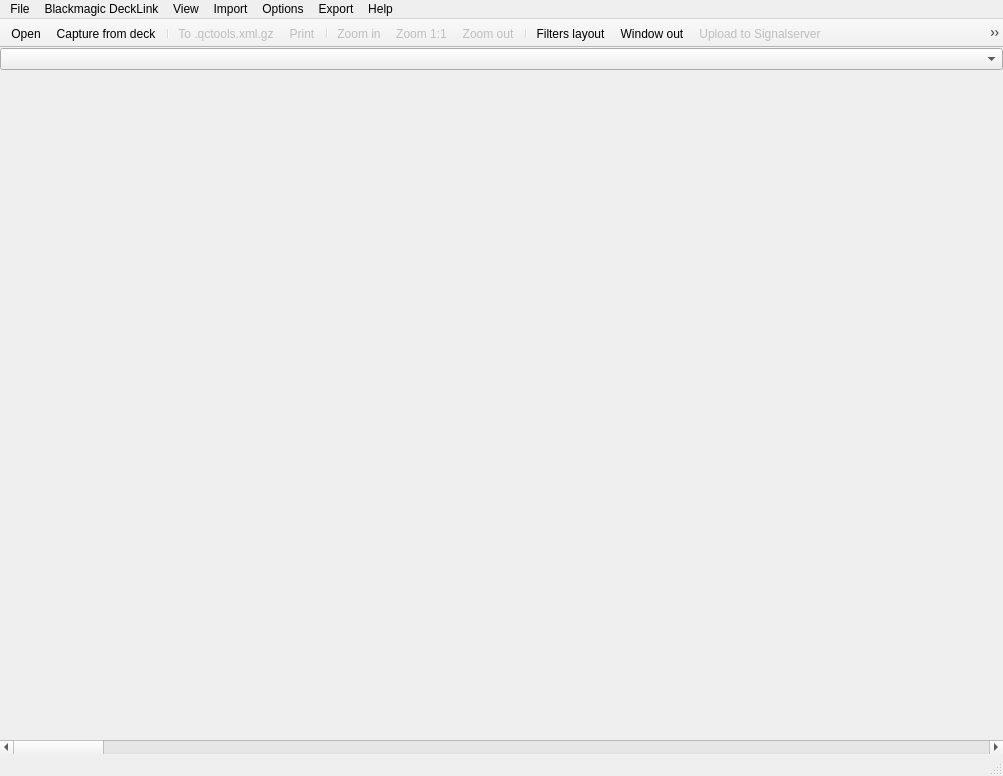
<?xml version="1.0" encoding="UTF-8"?>
<ui version="4.0">
 <class>MainWindow</class>
 <widget class="QMainWindow" name="MainWindow">
  <property name="geometry">
   <rect>
    <x>0</x>
    <y>0</y>
    <width>1003</width>
    <height>776</height>
   </rect>
  </property>
  <property name="windowTitle">
   <string>MainWindow</string>
  </property>
  <widget class="QWidget" name="centralwidget">
   <layout class="QGridLayout" name="gridLayout">
    <property name="leftMargin">
     <number>0</number>
    </property>
    <property name="topMargin">
     <number>0</number>
    </property>
    <property name="rightMargin">
     <number>0</number>
    </property>
    <property name="bottomMargin">
     <number>0</number>
    </property>
    <item row="0" column="0">
     <layout class="QVBoxLayout" name="verticalLayout">
      <item>
       <widget class="QComboBox" name="fileNamesBox"/>
      </item>
      <item>
       <widget class="QWidget" name="checkboxesWidget" native="true">
        <layout class="QGridLayout" name="gridLayout_2">
         <property name="leftMargin">
          <number>0</number>
         </property>
         <property name="topMargin">
          <number>0</number>
         </property>
         <property name="rightMargin">
          <number>0</number>
         </property>
         <property name="bottomMargin">
          <number>0</number>
         </property>
         <item row="0" column="0">
          <layout class="QHBoxLayout" name="horizontalLayout"/>
         </item>
        </layout>
       </widget>
      </item>
     </layout>
    </item>
    <item row="1" column="0">
     <widget class="QScrollBar" name="horizontalScrollBar">
      <property name="orientation">
       <enum>Qt::Horizontal</enum>
      </property>
     </widget>
    </item>
   </layout>
  </widget>
  <widget class="QMenuBar" name="menubar">
   <property name="geometry">
    <rect>
     <x>0</x>
     <y>0</y>
     <width>1003</width>
     <height>26</height>
    </rect>
   </property>
   <widget class="QMenu" name="menuFile">
    <property name="title">
     <string>File</string>
    </property>
    <addaction name="actionOpen"/>
    <addaction name="actionClose"/>
    <addaction name="actionCloseAll"/>
    <addaction name="separator"/>
    <addaction name="separator"/>
    <addaction name="actionQuit"/>
   </widget>
   <widget class="QMenu" name="menuView">
    <property name="title">
     <string>View</string>
    </property>
    <addaction name="actionFilesList"/>
    <addaction name="actionGraphsLayout"/>
    <addaction name="separator"/>
    <addaction name="actionFiltersLayout"/>
    <addaction name="separator"/>
    <addaction name="actionWindowOut"/>
    <addaction name="separator"/>
    <addaction name="actionZoomIn"/>
    <addaction name="actionZoomOne"/>
    <addaction name="actionZoomOut"/>
    <addaction name="separator"/>
    <addaction name="actionGoTo"/>
    <addaction name="separator"/>
    <addaction name="actionPlay_All_Frames"/>
    <addaction name="actionPlay_at_Frame_Rate"/>
    <addaction name="separator"/>
    <addaction name="actionToolbar"/>
   </widget>
   <widget class="QMenu" name="menuHelp">
    <property name="title">
     <string>Help</string>
    </property>
    <addaction name="actionGettingStarted"/>
    <addaction name="actionHowToUseThisTool"/>
    <addaction name="actionFilterDescriptions"/>
    <addaction name="actionPlaybackFilters"/>
    <addaction name="actionDataFormat"/>
    <addaction name="separator"/>
    <addaction name="actionAbout"/>
   </widget>
   <widget class="QMenu" name="menuImport">
    <property name="title">
     <string>Import</string>
    </property>
    <addaction name="actionImport_XmlGz_Prompt"/>
   </widget>
   <widget class="QMenu" name="menuExport">
    <property name="title">
     <string>Export</string>
    </property>
    <addaction name="actionExport_XmlGz_Prompt"/>
    <addaction name="actionExport_XmlGz_Sidecar"/>
    <addaction name="actionExport_XmlGz_SidecarAll"/>
    <addaction name="actionExport_XmlGz_Custom"/>
    <addaction name="separator"/>
    <addaction name="actionSignalServer_status"/>
    <addaction name="actionUploadToSignalServer"/>
    <addaction name="actionUploadToSignalServerAll"/>
    <addaction name="separator"/>
    <addaction name="actionCSV"/>
    <addaction name="separator"/>
    <addaction name="actionPrint"/>
   </widget>
   <widget class="QMenu" name="menuOptions">
    <property name="title">
     <string>Options</string>
    </property>
    <addaction name="actionPreferences"/>
   </widget>
   <widget class="QMenu" name="menuBlackmagicDeckLink">
    <property name="title">
     <string>Blackmagic DeckLink</string>
    </property>
    <addaction name="actionBlackmagicDeckLinkCapture"/>
   </widget>
   <addaction name="menuFile"/>
   <addaction name="menuBlackmagicDeckLink"/>
   <addaction name="menuView"/>
   <addaction name="menuImport"/>
   <addaction name="menuOptions"/>
   <addaction name="menuExport"/>
   <addaction name="menuHelp"/>
  </widget>
  <widget class="QToolBar" name="toolBar">
   <property name="sizePolicy">
    <sizepolicy hsizetype="Preferred" vsizetype="Fixed">
     <horstretch>0</horstretch>
     <verstretch>0</verstretch>
    </sizepolicy>
   </property>
   <property name="windowTitle">
    <string>toolBar</string>
   </property>
   <property name="movable">
    <bool>false</bool>
   </property>
   <property name="allowedAreas">
    <set>Qt::TopToolBarArea</set>
   </property>
   <property name="floatable">
    <bool>false</bool>
   </property>
   <attribute name="toolBarArea">
    <enum>TopToolBarArea</enum>
   </attribute>
   <attribute name="toolBarBreak">
    <bool>false</bool>
   </attribute>
   <addaction name="actionOpen"/>
   <addaction name="actionBlackmagicDeckLinkCapture"/>
   <addaction name="separator"/>
   <addaction name="actionExport_XmlGz_Prompt"/>
   <addaction name="actionPrint"/>
   <addaction name="separator"/>
   <addaction name="actionZoomIn"/>
   <addaction name="actionZoomOne"/>
   <addaction name="actionZoomOut"/>
   <addaction name="separator"/>
   <addaction name="actionFiltersLayout"/>
   <addaction name="actionWindowOut"/>
   <addaction name="actionUploadToSignalServer"/>
   <addaction name="actionSignalServer_status"/>
   <addaction name="actionFilesList"/>
   <addaction name="actionGraphsLayout"/>
   <addaction name="separator"/>
   <addaction name="actionGettingStarted"/>
  </widget>
  <widget class="QStatusBar" name="statusBar">
   <property name="sizeGripEnabled">
    <bool>true</bool>
   </property>
  </widget>
  <action name="actionOpen">
   <property name="text">
    <string>Open</string>
   </property>
   <property name="shortcut">
    <string>Ctrl+O</string>
   </property>
  </action>
  <action name="actionClose">
   <property name="text">
    <string>Close</string>
   </property>
   <property name="shortcut">
    <string>Ctrl+W</string>
   </property>
  </action>
  <action name="actionQuit">
   <property name="text">
    <string>Quit</string>
   </property>
  </action>
  <action name="actionZoomIn">
   <property name="enabled">
    <bool>false</bool>
   </property>
   <property name="text">
    <string>Zoom in</string>
   </property>
   <property name="shortcut">
    <string>Ctrl++</string>
   </property>
  </action>
  <action name="actionZoomOut">
   <property name="enabled">
    <bool>false</bool>
   </property>
   <property name="text">
    <string>Zoom out</string>
   </property>
   <property name="shortcut">
    <string>Ctrl+-</string>
   </property>
  </action>
  <action name="actionPrint">
   <property name="enabled">
    <bool>false</bool>
   </property>
   <property name="text">
    <string>Print</string>
   </property>
  </action>
  <action name="actionGettingStarted">
   <property name="text">
    <string>Getting started</string>
   </property>
   <property name="shortcut">
    <string>F1</string>
   </property>
  </action>
  <action name="actionHowToUseThisTool">
   <property name="text">
    <string>How to use this tool</string>
   </property>
  </action>
  <action name="actionFilterDescriptions">
   <property name="text">
    <string>Filter Descriptions</string>
   </property>
  </action>
  <action name="actionPlaybackFilters">
   <property name="text">
    <string>Playback Filters</string>
   </property>
  </action>
  <action name="actionDataFormat">
   <property name="text">
    <string>Data Format</string>
   </property>
  </action>
  <action name="actionAbout">
   <property name="text">
    <string>About</string>
   </property>
  </action>
  <action name="actionCSV">
   <property name="enabled">
    <bool>false</bool>
   </property>
   <property name="text">
    <string>CSV</string>
   </property>
  </action>
  <action name="actionGoTo">
   <property name="text">
    <string>Go to frame at position...</string>
   </property>
   <property name="shortcut">
    <string>Ctrl+G</string>
   </property>
   <property name="shortcutContext">
    <enum>Qt::ApplicationShortcut</enum>
   </property>
  </action>
  <action name="actionToolbar">
   <property name="checkable">
    <bool>true</bool>
   </property>
   <property name="checked">
    <bool>true</bool>
   </property>
   <property name="text">
    <string>Toolbar</string>
   </property>
  </action>
  <action name="actionGraphsLayout">
   <property name="checkable">
    <bool>true</bool>
   </property>
   <property name="checked">
    <bool>true</bool>
   </property>
   <property name="text">
    <string>Graphs layout</string>
   </property>
  </action>
  <action name="actionFiltersLayout">
   <property name="text">
    <string>Filters layout</string>
   </property>
  </action>
  <action name="actionFilesList">
   <property name="checkable">
    <bool>true</bool>
   </property>
   <property name="text">
    <string>Files list</string>
   </property>
  </action>
  <action name="actionWindowOut">
   <property name="text">
    <string>Window out</string>
   </property>
   <property name="visible">
    <bool>false</bool>
   </property>
  </action>
  <action name="actionCloseAll">
   <property name="text">
    <string>Close all</string>
   </property>
  </action>
  <action name="actionExport_XmlGz_Prompt">
   <property name="enabled">
    <bool>false</bool>
   </property>
   <property name="text">
    <string>To .qctools.xml.gz...</string>
   </property>
   <property name="menuRole">
    <enum>QAction::NoRole</enum>
   </property>
  </action>
  <action name="actionImport_XmlGz_Prompt">
   <property name="text">
    <string>From .qctools.xml.gz...</string>
   </property>
  </action>
  <action name="actionPreferences">
   <property name="text">
    <string>Preferences</string>
   </property>
  </action>
  <action name="actionExport_XmlGz_Sidecar">
   <property name="enabled">
    <bool>false</bool>
   </property>
   <property name="text">
    <string>To sidecar .qctools.xml.gz</string>
   </property>
   <property name="shortcut">
    <string>Ctrl+S</string>
   </property>
  </action>
  <action name="actionExport_XmlGz_Custom">
   <property name="enabled">
    <bool>false</bool>
   </property>
   <property name="text">
    <string>To prefered directory</string>
   </property>
  </action>
  <action name="actionExport_XmlGz_SidecarAll">
   <property name="text">
    <string>To sidecar .qctools.xml.gz (All files)</string>
   </property>
  </action>
  <action name="actionBlackmagicDeckLinkCapture">
   <property name="text">
    <string>Capture from deck</string>
   </property>
  </action>
  <action name="actionZoomOne">
   <property name="checkable">
    <bool>false</bool>
   </property>
   <property name="enabled">
    <bool>false</bool>
   </property>
   <property name="text">
    <string>Zoom 1:1</string>
   </property>
   <property name="toolTip">
    <string>Zoom 1:1</string>
   </property>
   <property name="shortcut">
    <string>Ctrl+0</string>
   </property>
  </action>
  <action name="actionPlay_All_Frames">
   <property name="checkable">
    <bool>true</bool>
   </property>
   <property name="checked">
    <bool>true</bool>
   </property>
   <property name="text">
    <string>Play All Frames</string>
   </property>
   <property name="toolTip">
    <string>Try to play at frame rate, but never skip frames</string>
   </property>
   <property name="shortcut">
    <string>Ctrl+Alt+,</string>
   </property>
  </action>
  <action name="actionPlay_at_Frame_Rate">
   <property name="checkable">
    <bool>true</bool>
   </property>
   <property name="checked">
    <bool>false</bool>
   </property>
   <property name="text">
    <string>Play at Frame Rate</string>
   </property>
   <property name="toolTip">
    <string>Play at frame rate and skip frames if need</string>
   </property>
   <property name="shortcut">
    <string>Ctrl+Alt+.</string>
   </property>
  </action>
  <action name="actionSignalServer_status">
   <property name="enabled">
    <bool>true</bool>
   </property>
   <property name="icon">
    <iconset>
     <normalon>:/icon/signalserver_not_uploaded.png</normalon>
    </iconset>
   </property>
   <property name="text">
    <string>Signalserver status: not uploaded</string>
   </property>
   <property name="toolTip">
    <string>Signalserver status: not uploaded</string>
   </property>
   <property name="menuRole">
    <enum>QAction::NoRole</enum>
   </property>
   <property name="iconVisibleInMenu">
    <bool>true</bool>
   </property>
  </action>
  <action name="actionUploadToSignalServer">
   <property name="enabled">
    <bool>false</bool>
   </property>
   <property name="icon">
    <iconset>
     <normalon>:/icon/signalserver_upload.png</normalon>
    </iconset>
   </property>
   <property name="text">
    <string>Upload to Signalserver</string>
   </property>
   <property name="toolTip">
    <string>Upload current stats to signalserver</string>
   </property>
  </action>
  <action name="actionUploadToSignalServerAll">
   <property name="enabled">
    <bool>false</bool>
   </property>
   <property name="icon">
    <iconset>
     <normalon>:/icon/signalserver_upload.png</normalon>
    </iconset>
   </property>
   <property name="text">
    <string>Upload to Signalserver (All files)</string>
   </property>
   <property name="toolTip">
    <string>Upload all stats to signalserver</string>
   </property>
  </action>
 </widget>
 <resources/>
 <connections/>
</ui>
